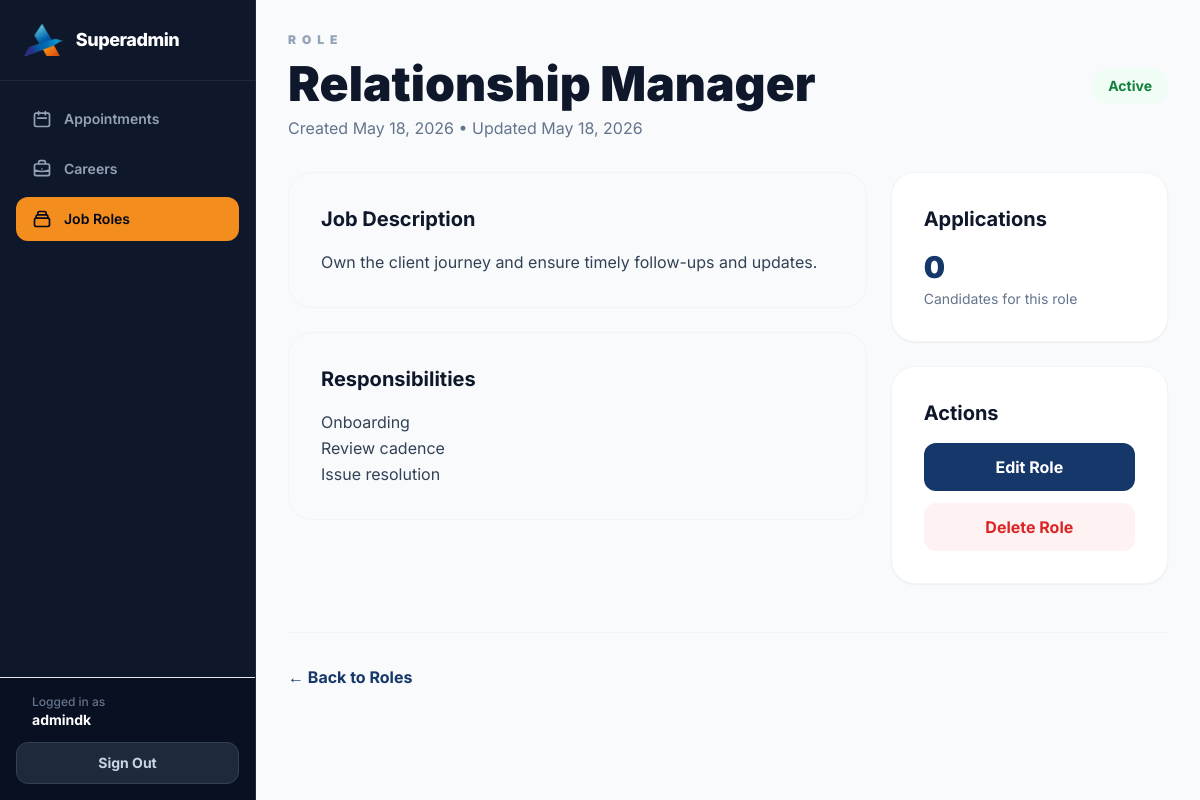
Screenshot of /superadmin/roles/2/ (signed in) with the database file from the repository.
### leads/models.py (models this page shows, shortened)
class Role(models.Model):
    name = models.CharField(max_length=100, unique=True)
    job_description = models.TextField(help_text="Complete job description (mandatory)")
    requirements = models.TextField(blank=True, help_text="Technical and soft skills requirements")
    responsibilities = models.TextField(blank=True, help_text="Key responsibilities")
    benefits = models.TextField(blank=True, help_text="Benefits and perks")
    is_active = models.BooleanField(default=True, help_text="If unchecked, this role won't appear on careers page")
    created_at = models.DateTimeField(auto_now_add=True)
    updated_at = models.DateTimeField(auto_now=True)
    class Meta:
        ordering = ['-created_at']

### leads/views.py (the view)
# urls.py: path('superadmin/roles/<int:pk>/', views.role_detail, name='role_detail'),
@login_required(login_url='applications_login')
def role_detail(request, pk):
    role = get_object_or_404(Role, pk=pk)
    applications_count = role.applications.count()
    return render(
        request,
        'leads/role_detail.html',
        {'role': role, 'applications_count': applications_count}
    )

### templates/leads/role_detail.html (shortened to what this page needs)
{% extends 'leads/superadmin_base.html' %}
{% block superadmin_content %}
<div class="max-w-5xl mx-auto">
        <div class="flex items-center justify-between gap-6 mb-8">
            <div>
                <p class="text-xs font-black uppercase tracking-[0.5em] text-slate-400">Role</p>
                <h1 class="text-3xl md:text-5xl font-black text-slate-900 mt-3">{{ role.name }}</h1>
                <p class="text-slate-500 mt-2">
                    Created {{ role.created_at|date:"M d, Y" }}
                    {% if role.updated_at != role.created_at %}
                        • Updated {{ role.updated_at|date:"M d, Y" }}
                    {% endif %}
                </p>
            </div>
            <span class="inline-flex px-4 py-2 rounded-full text-sm font-bold {% if role.is_active %}bg-green-50 text-green-700{% else %}bg-slate-100 text-slate-600{% endif %}">
                {% if role.is_active %}Active{% else %}Inactive{% endif %}
            </span>
        </div>
        <div class="grid grid-cols-1 lg:grid-cols-3 gap-6">
            <div class="lg:col-span-2 space-y-6">
                <div class="bg-slate-50 border border-slate-100 rounded-3xl p-8">
                    <h2 class="text-xl font-bold text-slate-900 mb-4">Job Description</h2>
                    <div class="text-slate-700 whitespace-pre-wrap leading-relaxed">{{ role.job_description }}</div>
                </div>
                {% if role.responsibilities %}
                    <div class="bg-slate-50 border border-slate-100 rounded-3xl p-8">
                        <h2 class="text-xl font-bold text-slate-900 mb-4">Responsibilities</h2>
                        <div class="text-slate-700 whitespace-pre-wrap leading-relaxed">{{ role.responsibilities }}</div>
                    </div>
                {% endif %}
            </div>
            <div class="space-y-6">
                <div class="bg-white border border-slate-100 rounded-3xl p-8 shadow-sm sticky top-24">
                    <h3 class="text-xl font-bold text-slate-900">Applications</h3>
                    <p class="text-3xl font-black text-brand-navy mt-4">{{ applications_count }}</p>
                    <p class="text-sm text-slate-500 mt-1">Candidate{{ applications_count|pluralize }} for this role</p>
                </div>
                <div class="bg-white border border-slate-100 rounded-3xl p-8 shadow-sm">
                    <h3 class="text-xl font-bold text-slate-900">Actions</h3>
                    <div class="mt-4 space-y-3">
                        <a href="{% url 'role_edit' role.pk %}" class="block w-full px-4 py-3 rounded-xl bg-brand-navy text-white font-bold text-center hover:bg-brand-yellow transition-all">
                            Edit Role
                        </a>
                        <a href="{% url 'role_delete' role.pk %}" class="block w-full px-4 py-3 rounded-xl bg-red-50 text-red-600 font-bold text-center hover:bg-red-100 transition-all">
                            Delete Role
                        </a>
                    </div>
                </div>
            </div>
        </div>
        <div class="mt-12 pt-8 border-t border-slate-100">
            <a href="{% url 'roles_list' %}" class="text-brand-navy font-bold hover:underline">← Back to Roles</a>
        </div>
    </div>
</div>
{% endblock %}

### templates/leads/superadmin_base.html (shortened to what this page needs)
{% load static %}
<!DOCTYPE html>
<html lang="en" class="h-full bg-slate-50">
<head>
    <script src="https://cdn.tailwindcss.com"></script>
</head>
<body class="h-full antialiased text-slate-900">
    <div class="flex h-full overflow-hidden">
        <aside class="hidden md:flex md:w-64 md:flex-col bg-slate-900 text-slate-300 border-r border-slate-800 justify-between shrink-0">
            <div>
                <div class="p-6 border-b border-slate-800">
                    <a href="{% url 'home' %}" class="flex items-center gap-3">
                        <img src="{% static 'images/logo-mark.png' %}" alt="Addwise Logo" class="h-8 w-auto">
                        <span class="font-extrabold text-white text-lg tracking-tight">Superadmin</span>
                    </a>
                </div>
                <nav class="p-4 space-y-1.5">
                    <a href="{% url 'appointments_list' %}" class="flex items-center gap-3 px-4 py-3 rounded-xl text-sm font-semibold transition-all {% if 'appointment' in request.path %}bg-brand-yellow text-slate-950 font-bold{% else %}text-slate-400 hover:bg-slate-800 hover:text-white{% endif %}">
                        <svg class="w-5 h-5" fill="none" stroke="currentColor" stroke-width="2" viewBox="0 0 24 24">
                            <path stroke-linecap="round" stroke-linejoin="round" d="M8 7V3m8 4V3m-9 8h10M5 21h14a2 2 0 002-2V7a2 2 0 00-2-2H5a2 2 0 00-2 2v12a2 2 0 002 2z"/>
                        </svg>
                        Appointments
                    </a>
                    <a href="{% url 'applications_list' %}" class="flex items-center gap-3 px-4 py-3 rounded-xl text-sm font-semibold transition-all {% if 'application' in request.path %}bg-brand-yellow text-slate-950 font-bold{% else %}text-slate-400 hover:bg-slate-800 hover:text-white{% endif %}">
                        Careers
                    </a>
                    <a href="{% url 'roles_list' %}" class="flex items-center gap-3 px-4 py-3 rounded-xl text-sm font-semibold transition-all {% if 'role' in request.path %}bg-brand-yellow text-slate-950 font-bold{% else %}text-slate-400 hover:bg-slate-800 hover:text-white{% endif %}">
                        <svg class="w-5 h-5" fill="none" stroke="currentColor" stroke-width="2" viewBox="0 0 24 24">
                            <path stroke-linecap="round" stroke-linejoin="round" d="M19 11H5m14 0a2 2 0 012 2v6a2 2 0 01-2 2H5a2 2 0 01-2-2v-6a2 2 0 012-2m14 0V9a2 2 0 00-2-2M5 11V9a2 2 0 012-2m0 0V5a2 2 0 012-2h6a2 2 0 012 2v2M7 7h10"/>
                        </svg>
                        Job Roles
                    </a>
                </nav>
            </div>
            <div class="p-4 border-t border-slate-850 bg-slate-950/40">
                <div class="px-4 mb-3">
                    <div class="text-xs text-slate-500 font-medium">Logged in as</div>
                    <div class="text-sm font-bold text-white truncate">{{ request.user.username }}</div>
                </div>
                <form method="post" action="{% url 'superadmin_logout' %}">
                    <button type="submit" class="w-full flex items-center justify-center gap-2 px-4 py-2.5 rounded-xl text-sm font-bold bg-slate-800 border border-slate-700 text-slate-300 hover:bg-red-950 hover:text-red-200 hover:border-red-900 transition-all">
                        Sign Out
                    </button>
                </form>
            </div>
        </aside>
        <div class="flex-1 flex flex-col overflow-hidden">
            <main class="flex-1 overflow-y-auto bg-slate-50 focus:outline-none p-4 md:p-8">
                {% block superadmin_content %}{% endblock %}
        </div>
</body>
</html>

### templates/leads/superadmin_base.html (style rules this page uses)
body { font-family: 'Inter', sans-serif; }

### rows the page displays
Role: name "Relationship Manager", created_at "May 18, 2026", updated_at "May 18, 2026", job_description "Own the client journey and ensure timely follow-ups and updates.", responsibilities "Onboarding Review cadence Issue resolution"

### other values shown
{{ request.user.username }} "admindk"
{{ applications_count }} "0"
